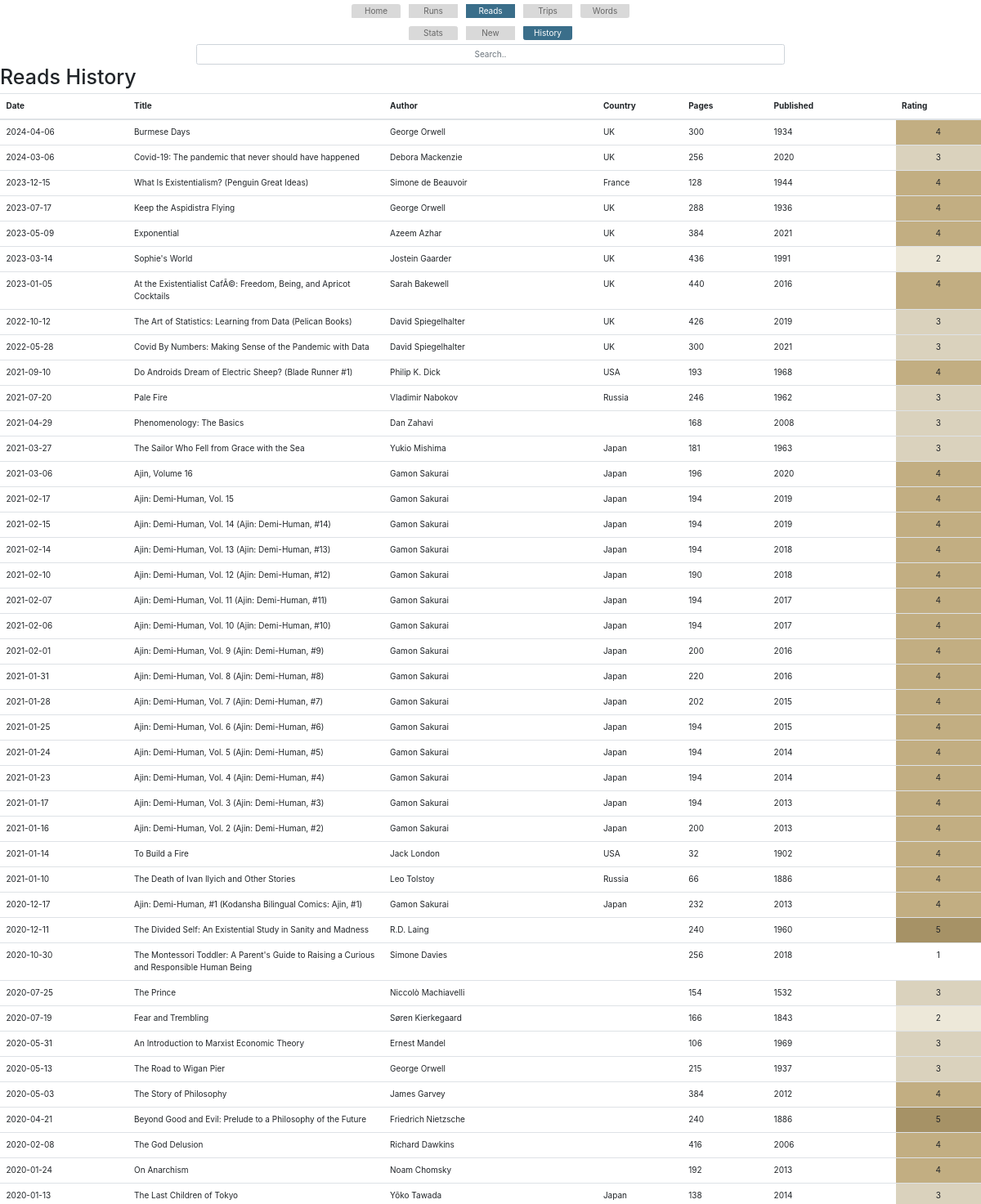
/reads/history (signed in, upper part), run on an earlier commit of the app's database.
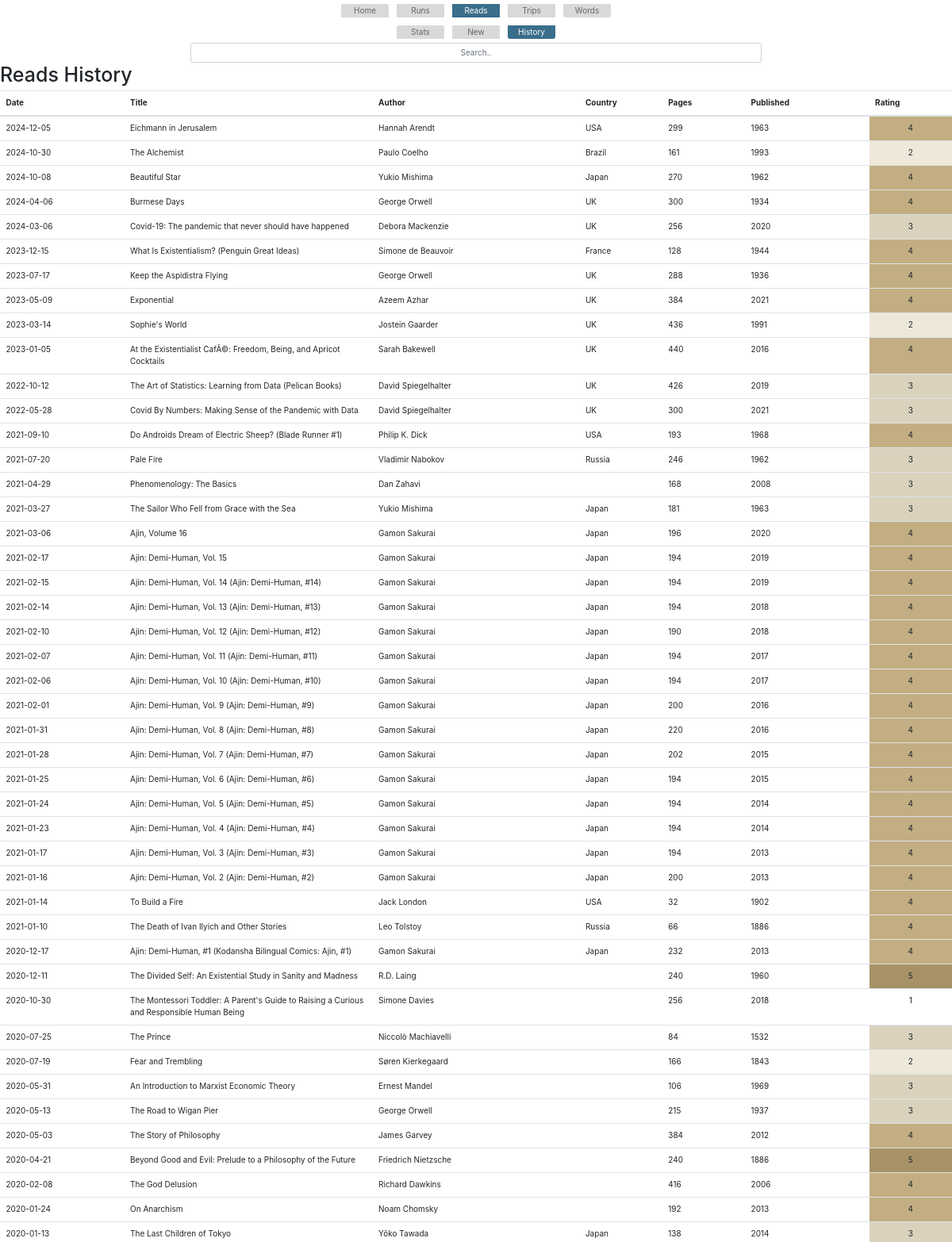
And on a later commit of the database.
### app.py (models this page shows)
class Books(db.Model):
    id = db.Column(db.Integer, primary_key=True)
    date_started = db.Column(db.String(20))
    date_ended = db.Column(db.String(20))
    title = db.Column(db.String(50))
    author = db.Column(db.String(50))
    pages = db.Column(db.Integer)
    category = db.Column(db.String(50))
    subcategory = db.Column(db.String(50))
    country = db.Column(db.String(50))
    my_rating = db.Column(db.Integer)
    publication_year = db.Column(db.Integer)
    date_added = db.Column(db.String(50))

### app.py (the view)
@app.route('/reads/history', methods=['GET', 'POST'])
@login_required
def reads_history():
    reads = Books.query.order_by(Books.date_ended.desc()).all()
    return render_template('reads_history.html',reads=reads)

### app.py (called while the page is built)
@login_manager.user_loader
def load_user(user_id):
    return User.query.get(int(user_id))

@app.before_request
def before_request():
    if not current_user.is_authenticated and request.endpoint not in ['login', 'static']:
        return redirect(url_for('login'))

### templates/reads_history.html (shortened to what this page needs)
{% extends 'base.html' %}
{% block content %}
{% include 'base_reads.html' %}
<input class="form-control srchbox center" id="tbl_srch_input" type="text" placeholder="Search..">
        <h1>Reads History</h1>
        <table id="reads_history_table" class="table override_table">
            <thead>
                <tr>
                    <th class="w-15">Date</th>
                    <th class="w-30">Title</th>
                    <th class="w-20">Author</th>
                    <th class="w-10">Country</th>
                    <th class="w-10">Pages</th>
                    <th class="w-15">Published</th>
                    <th class="w-10">Rating</th>
                </tr>
            </thead>
            <tbody>
                {% for read in reads %}
                    <tr>
                        <td>{{ read.date_ended }}</td>
                        <td>{{ read.title }}</td>
                        <td>{{ read.author }}</td>
                        <td>{{ read.country }}</td>
                        <td>{{ read.pages }}</td>
                        <td>{{ read.publication_year }}</td>
                        <td class="center {% if read.my_rating == 1 %}rate_1{% elif read.my_rating == 2 %}rate_2{% elif read.my_rating == 3 %}rate_3{% elif read.my_rating == 4 %}rate_4{% elif read.my_rating == 5 %}rate_5{% endif %}">{{ read.my_rating }}</td>
                    </tr>
                {% endfor %}
            </tbody>
        </table>
    {% endblock %}

What changed in the data, as far as the page shows it:
added Books: date_ended "2024-12-05", title "Eichmann in Jerusalem", author "Hannah Arendt", country "USA", pages "299", publication_year "1963", my_rating "4"
added Books: date_ended "2024-10-30", title "The Alchemist", author "Paulo Coelho", country "Brazil", pages "161", publication_year "1993", my_rating "2"
added Books: date_ended "2024-10-08", title "Beautiful Star", author "Yukio Mishima", country "Japan", pages "270", publication_year "1962", my_rating "4"
changed Books "The Prince": pages "154" → "84"
